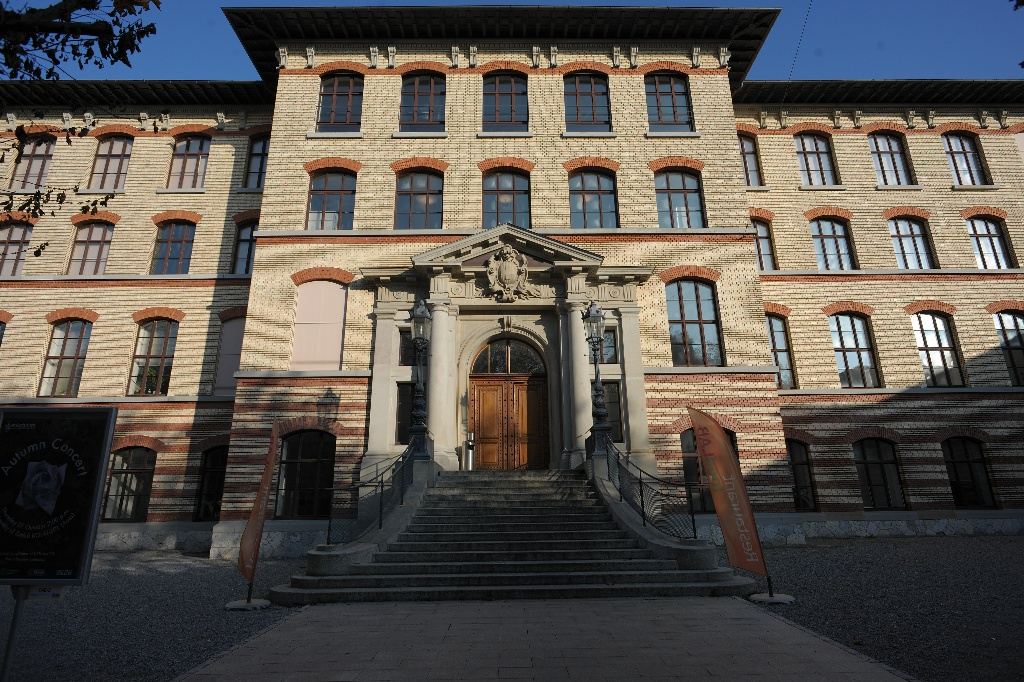
#> input picture LightGlue/assets/DSC_0410.JPG, 1024 x 682 px
$ python demo_match_opencv_sift.py --im_A_path ../../LightGlue/assets/DSC_0410.JPG --im_B_path ../../LightGlue/assets/DSC_0411.JPG
#> lines starting #> are read from the running program, lines starting #| are printed output that depends on the picture
from PIL import Image
import numpy as np

import numpy as np
import cv2 as cv
import matplotlib.pyplot as plt


if __name__ == "__main__":
    from argparse import ArgumentParser
    parser = ArgumentParser()
    parser.add_argument("--im_A_path", default="assets/prova1.jpg", type=str)
    parser.add_argument("--im_B_path", default="assets/prova2.png", type=str)
    parser.add_argument("--save_path", default="demo/roma_warp_toronto.jpg", type=str)

    args, _ = parser.parse_known_args()
    im1_path = args.im_A_path
    im2_path = args.im_B_path
    save_path = args.save_path

    img1 = cv.imread(im1_path,cv.IMREAD_GRAYSCALE)          # queryImage
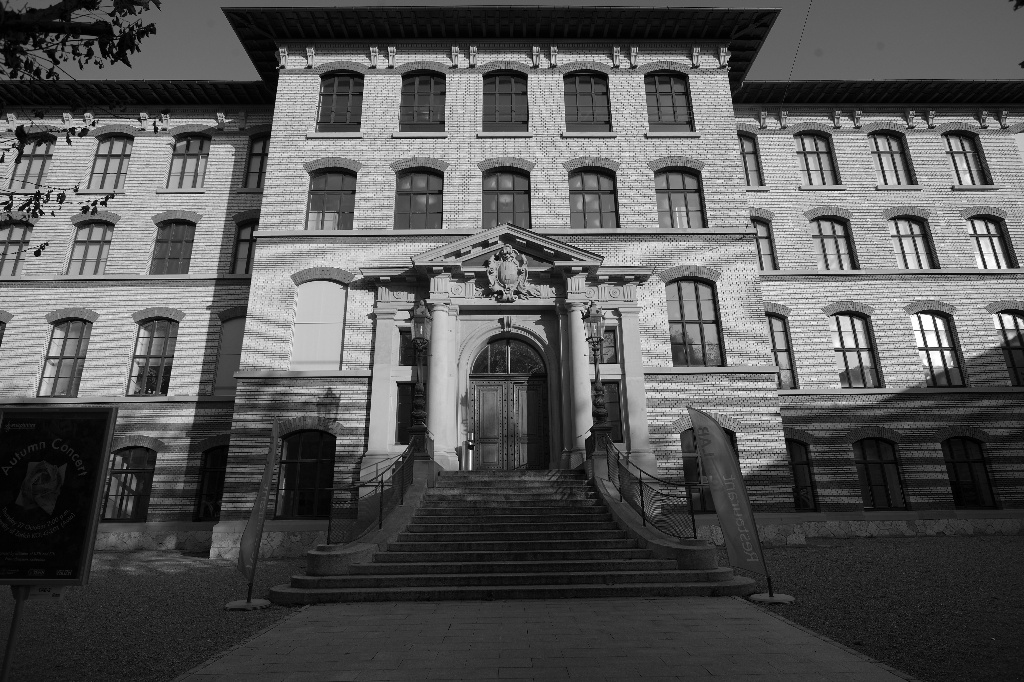
#> img1: shape (682, 1024); min 0, max 255, mean 86.4
    img2 = cv.imread(im2_path,cv.IMREAD_GRAYSCALE) # trainImage
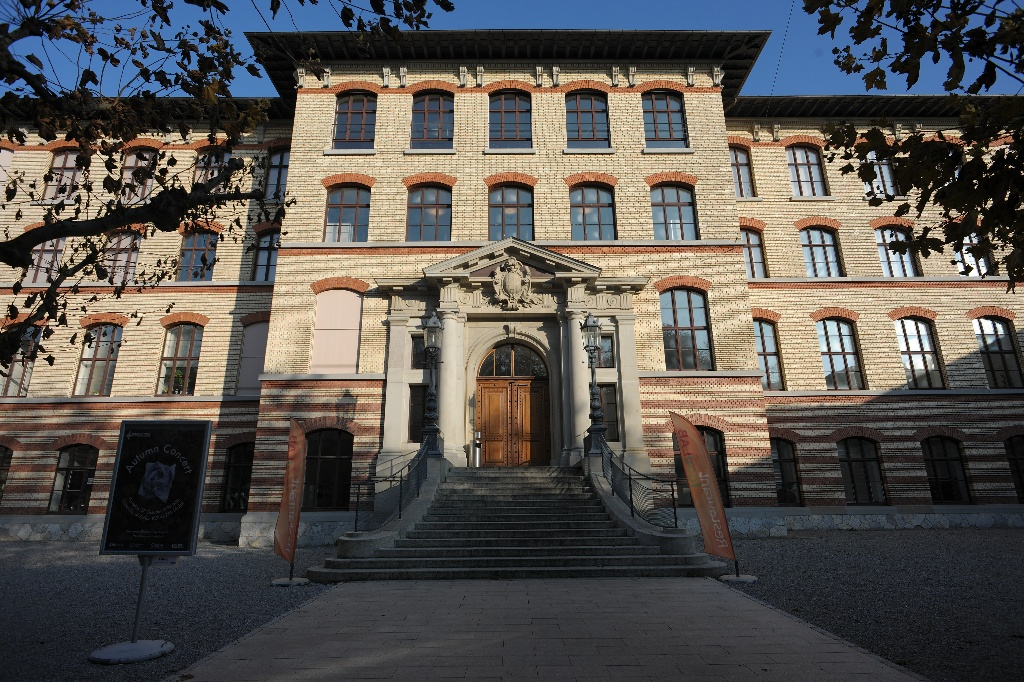
#> input picture LightGlue/assets/DSC_0411.JPG, 1024 x 682 px
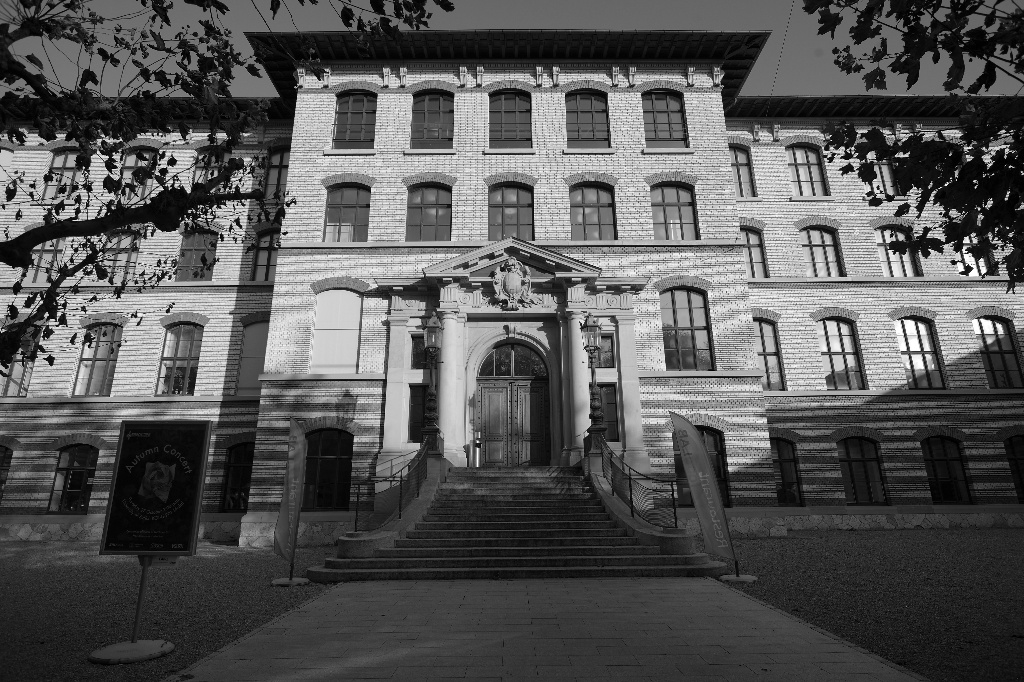
#> img2: shape (682, 1024); min 0, max 255, mean 86.4
    # Initiate SIFT detector
    sift = cv.SIFT_create()
    # find the keypoints and descriptors with SIFT
    kp1, des1 = sift.detectAndCompute(img1,None)
#> kp1 = 4979 keypoints; strongest (x, y, size): (985, 266, 2.6), (947, 353, 4), (999, 267, 2.3), (945, 344, 4.4)
    kp2, des2 = sift.detectAndCompute(img2,None)
#> kp2 = 5444 keypoints; strongest (x, y, size): (966, 240, 4.1), (1006, 199, 1.9), (878, 188, 2.3), (954, 262, 3.7)
    # BFMatcher with default params
    bf = cv.BFMatcher()
    matches = bf.knnMatch(des1,des2,k=2)
#> matches = 4979 matches
    # Apply ratio test
    good = []
    for m,n in matches:
        if m.distance < 0.75*n.distance:
            good.append([m])
#> after the loop, good = 769 matches
    # cv.drawMatchesKnn expects list of lists as matches.
    draw_params = dict(matchColor = (255,0,0), # draw matches in red color
                   singlePointColor = None,
                   flags = 2)

    img3 = cv.drawMatchesKnn(img1,kp1,img2,kp2,good,None,**draw_params)
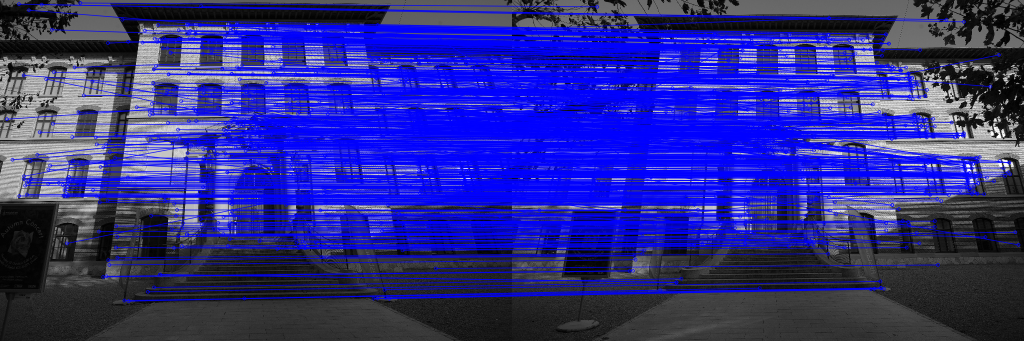
#> img3: shape (682, 2048, 3) (shown at 1/2 size); mean of channels 0, 1, 2 139.3, 46.1, 46.1; drawn as B, G, R
    Image.fromarray(img3).save("demo/sift_matches.png")
